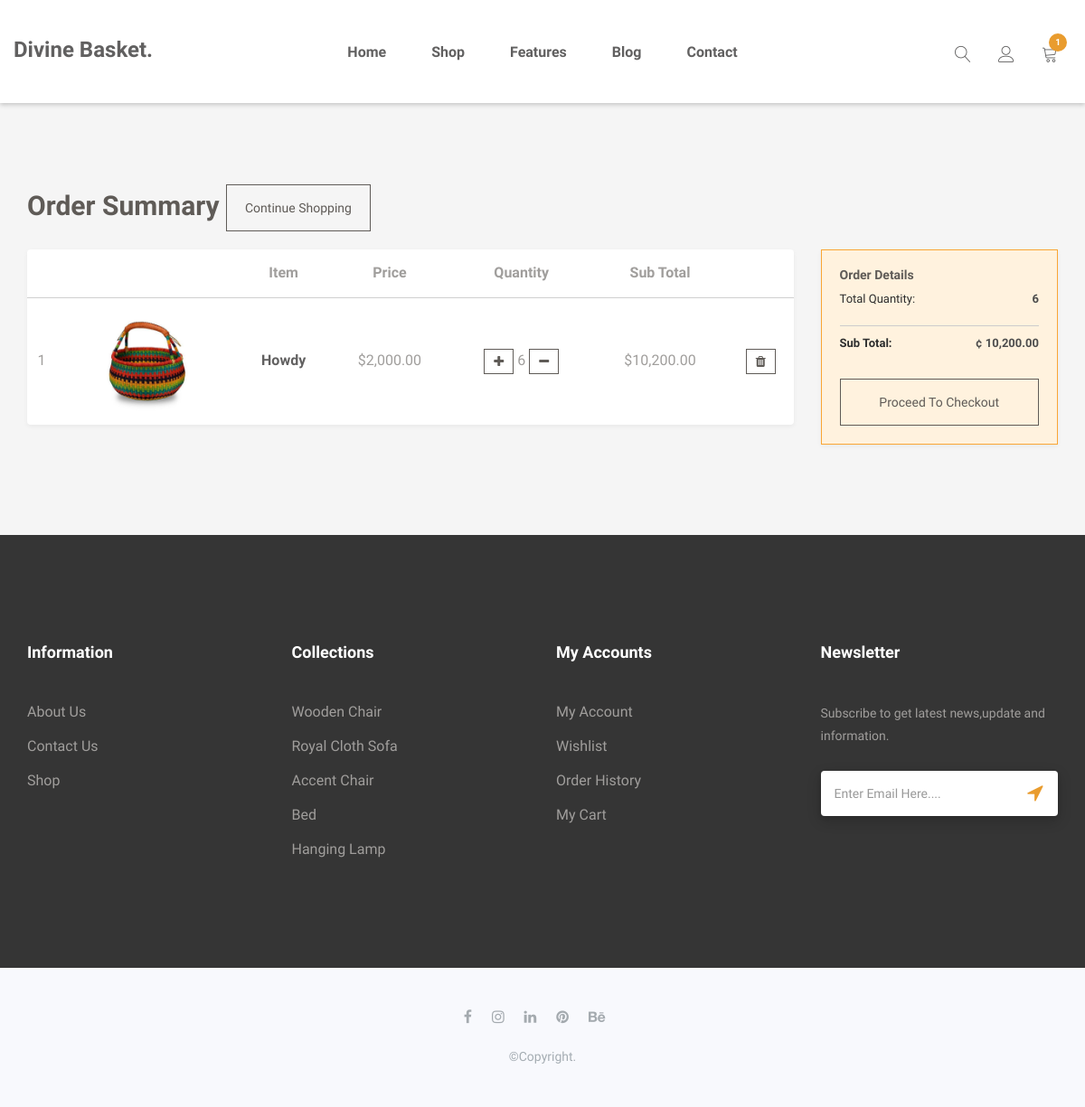
Before: /cart (signed in) with the older database file.
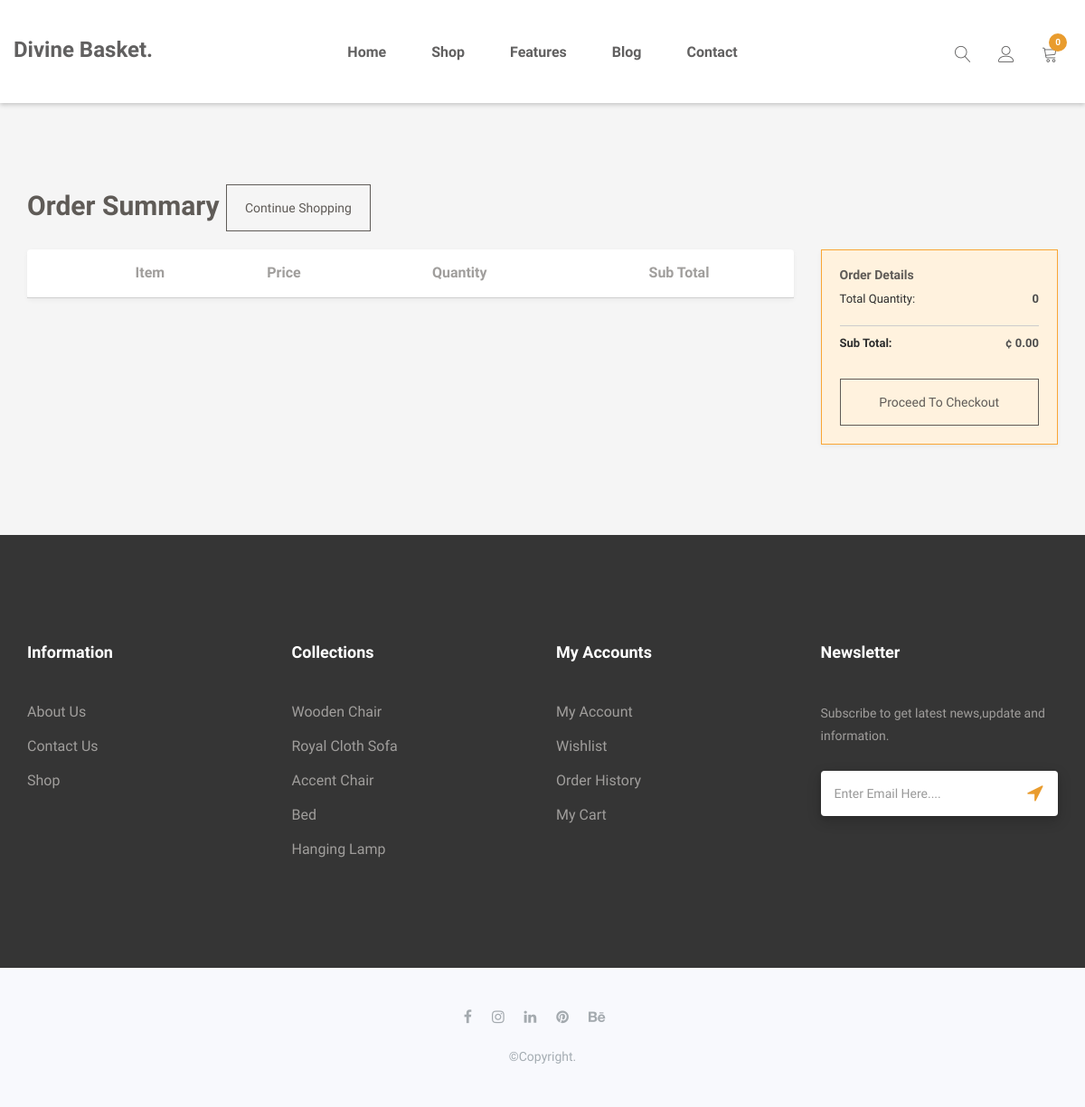
After: the same page with the newer database file.
### core/models.py (models this page shows, shortened)
class Order(models.Model):
    user = models.ForeignKey(User, on_delete=models.CASCADE)
    ref_code = models.CharField(max_length=20, blank=True, null=True)
    items = models.ManyToManyField(OrderItem)
    start_date = models.DateTimeField(auto_now_add=True)
    ordered_date = models.DateTimeField()
    ordered = models.BooleanField(default=False)
    def get_total(self):
        total = 0
        for order_item in self.items.all():
            total += order_item.get_final_price()
        return total
    def get_total_quantity(self):
        total = 0
        for order_item in self.items.all():
            total += order_item.quantity
        return total

class OrderItem(models.Model):
    user = models.ForeignKey(User, on_delete=models.CASCADE)
    ordered = models.BooleanField(default=False)
    item = models.ForeignKey(Item, on_delete=models.CASCADE)
    quantity = models.IntegerField(default=1)
    def get_total_item_price(self):
        return self.quantity * self.item.price
    def get_total_discount_item_price(self):
        return self.quantity * self.item.discount_price
    def get_amount_saved(self):
        return self.get_total_item_price() - self.get_total_discount_item_price()
    def get_final_price(self):
        if self.item.discount_price:
            return self.get_total_discount_item_price()
        return self.get_total_item_price()

class Item(models.Model):
    title =  models.CharField(max_length=200)
    price = models.FloatField(null=True, blank=True)
    discount_price = models.FloatField(blank=True, null=True)
    category = models.CharField(max_length=20)
    slug = AutoSlugField(populate_from='title',unique_with='created_at__month',slugify=custom_slugify)
    description = models.TextField()
    image = models.ImageField(upload_to='item', null=True, blank=True)
    new = models.BooleanField(default=False)
    featured = models.BooleanField(default=False)
    created_at = models.DateTimeField(auto_now_add=True)
    class Meta:
        ordering = ['-id']
    @property
    def imageURL(self):
        try:
            url = self.image.url
        except:
            url = ''
        return url
    def get_absolute_url(self):
        return reverse("core:detail", kwargs={
            'slug': self.slug
        })

### core/views.py (the view)
# urls.py: path("cart", views.cartPage, name="cart"),
@login_required
def cartPage(request):
    try:
        order = models.Order.objects.get(user=request.user, ordered=False)
        context = {
            'object': order
        }
        return render(request, 'cart.html', context)
    except ObjectDoesNotExist:
        messages.warning(request, "You do not have an active order")
        return redirect("/")

### core/templatetags/cart_template_tags.py (called while the page is built)
@register.filter
def cart_item_count(user):
    if user.is_authenticated:
        qs = Order.objects.filter(user=user, ordered=False)
        if qs.exists():
            return qs[0].items.count()
    return 0

### templates/cart.html (shortened to what the changed rows need)
{% extends 'layout.html' %}
{% load humanize %}
{% load static %}
{% block extra_head %}
<link rel="stylesheet" href="{% static 'css/table.css' %}">
{% endblock %}
{% block content %}
<main class="pt-5">
    <div class="container">
        <h1 class="cart_title">Order Summary <td><a class='btn btn-primary float-right' href='/'>Continue shopping</a>
            </td>
        </h1>
        <div class="row">
            <div class="col-md-9">
                <table class="bordered centered responsive-table">
                    <thead>
                        <tr>
                            <th></th>
                            <th></th>
                            <th>Item</th>
                            <th>Price</th>
                            <th>Quantity</th>
                            <th>Sub Total</th>
                        </tr>
                    </thead>
                    <tbody>
                        {% for order_item in object.items.all %}
                        <tr>
                            <td>{{ forloop.counter }}</td>
                            <td>
                                <img src="{{ order_item.item.imageURL }}" style="max-width:11rem">
                            </td>
                            <td>
                                <strong><a
                                        href="{{ order_item.item.get_absolute_url }}">{{ order_item.item.title }}</a></strong>
                            </td>
                            <td>${{ order_item.item.price|floatformat:2|intcomma }}</td>
                            <td>
                                <a href="{% url 'core:add-to-cart' order_item.item.slug %}"
                                    class="btn btn-primary btn-sm" id="addone" aid="28"><i class="fa fa-plus"></i></a>
                                <span class="margin:auto 20px;">{{ order_item.quantity }}</span>
                                <a href="{% url 'core:remove-single-item-from-cart' order_item.item.slug %}"
                                    class="btn btn-danger btn-sm"><i class="fa fa-minus"></i></a>
                            </td>
                            <td>
                                {% if order_item.item.discount_price %}
                                ${{ order_item.get_total_discount_item_price|floatformat:2|intcomma }}
                                {% else %}
                                ${{ order_item.get_total_item_price|floatformat:2|intcomma }}
                                {% endif %}
                            </td>
                            <td>
                                <a href="{% url 'core:remove-from-cart' order_item.item.slug %}"
                                    class="btn btn-danger btn-sm" id="delete" did="28"><i class="fa fa-trash"></i></a>
                            </td>
                        </tr>
                        {% endfor %}
                    </tbody>
                </table>
            </div>
            <aside class="col-md-3 right-content">
                <div class="summary forward">
                    <div class="totals">
                        <div class="item">
                            <label id="pricing-volume-point-title">Total quantity:</label>
                            <div class="value" data-format="n2" id="pricing-volume-point">{{ object.get_total_quantity }}</div>
                        </div>
                    </div>
                    <div class="totals">
                        <div id="totals-section">
                            <div class="item total">
                                <div class="value" id="grand-total">
                                    <bdo dir="ltr">
                                        ¢ <span data-format="n2"
                                            id="pricing-amount-due">{{ object.get_total|floatformat:2|intcomma }}</span>
                                    </bdo>
                                </div>
                            </div>
                        </div>
                    </div>
                </div>
            </aside>
        </div>
    </div>
</main>
{% endblock content %}

### templates/common/navigation.html (shortened to what this page needs)
{% load cart_template_tags %}
<header id="home" class="welcome-hero">
    <div class="top-area">
        <div class="header-area">
            <nav class="navbar navbar-default bootsnav  navbar-sticky navbar-scrollspy " data-minus-value-desktop="70"
                data-minus-value-mobile="55" data-speed="1000"
                style="background-color: #fff;box-shadow: 0 2px 5px rgb(0 0 0 / 20%);">
                <div class="container">
                    <div class="attr-nav">
                        <ul>
                            <li class="search">
                                <a href="#"><span class="lnr lnr-magnifier"></span></a>
                            </li>
                            <li class="dropdown">
                                <a href="#" class="dropdown-toggle" data-toggle="dropdown">
                                    <span class="lnr lnr-user"></span>
                                </a>
                            </li>
                            <li class="">
                                <a href="{% url 'core:cart' %}">
                                    <span class="lnr lnr-cart"></span>
                                    <span class="badge badge-bg-1">{{ request.user|cart_item_count }}</span>
                                </a>
                            </li>
                        </ul>
                    </div>
                    <div class="navbar-header">
                        <a class="navbar-brand" href="{% url 'core:index' %}">Divine Basket.</a>
                    </div>
                    <div class="collapse navbar-collapse menu-ui-design" id="navbar-menu">
                        <ul class="nav navbar-nav navbar-center" data-in="fadeInDown" data-out="fadeOutUp">
                            <li class=""><a href="{% url 'core:index' %}">home</a></li>
                            {% block shop_nav%}
                            <li class=""><a href="{% url 'core:shop' %}">shop</a></li>
                            {% endblock shop_nav%}
                            <li class=""><a href="">features</a></li>
                            <li class=""><a href="">blog</a></li>
                            <li class=""><a href="">contact</a></li>
                        </ul>
                    </div>
                </div>
            </nav>
        </div>
    </div>
</header>
<div style="height: 10px;"></div>

Changed rows visible on the page:
removed OrderItem: item.imageURL (picture), item "Howdy", item.price "2,000.00", quantity "6", get_total_discount_item_price "10,200.00"
computed for Order: get_total_quantity "6" → "0"; get_total "10,200.00" → "0.00"
Other visible differences:
{{ request.user|cart_item_count }}: "1" → "0"
